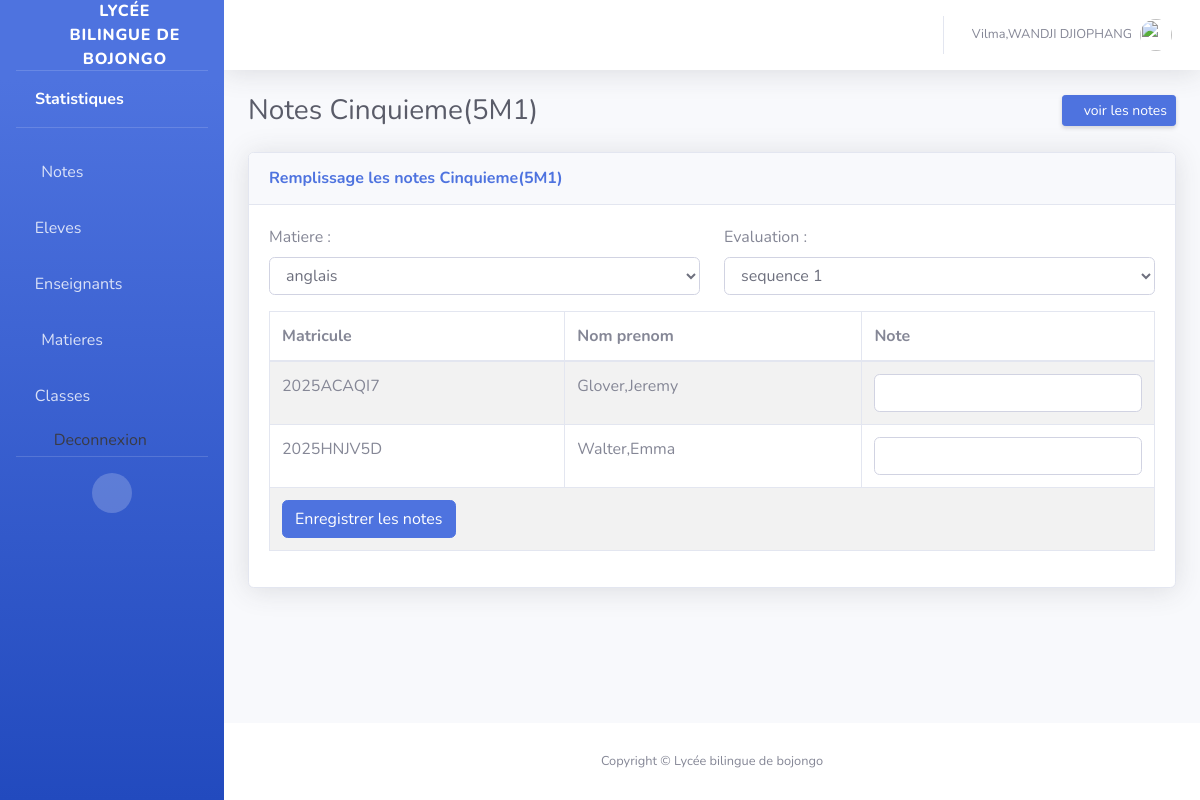
The page /dashboard/notes/3/remplissage (signed in) on the database its author committed.
### auth_app/models.py (models this page shows, shortened)
class CustomUser(AbstractUser):
    ROLE_CHOICES = (
        ("eleve", "Élève"),
        ("enseignant", "Enseignant"),
        ("admin", "Administrateur"),
    )
    role = models.CharField(max_length=20, choices=ROLE_CHOICES, default='eleve')
    matricule = models.CharField(max_length=50, unique=True)
    def __str__(self):
        return f"{self.username}"

### admin_site/models.py (models this page shows, shortened)
class Classe(models.Model):
    libelle = models.CharField(max_length=255)
    code = models.CharField(max_length=255, unique=True)
    class Meta:
        unique_together = ('libelle', 'code')
    def __str__(self):
        return f'{self.libelle}({self.code})'

class Eleve(models.Model):
    user = models.OneToOneField(CustomUser, on_delete=models.CASCADE, related_name="eleve_profile")
    classe = models.ForeignKey(Classe, on_delete=models.CASCADE, related_name="eleves")
    date_naissance = models.DateField(blank=True, null=True)
    lieu_naissance = models.CharField(max_length=255, default='douala')
    nom_pere = models.CharField(max_length=255)
    nom_mere = models.CharField(max_length=255)
    email_parent = models.EmailField()
    phone_parent = models.CharField(max_length=200)
    password=models.CharField(max_length=200)
    sexe = models.CharField(max_length=50, choices=[
        ("Masculin", "Masculin"),
        ("Feminin", "Feminin"),
    ], default="Feminin")

### admin_site/views.py (the view, shortened to what this page needs)
# urls.py: path('notes/<int:classe_id>/remplissage', add_note, name='add_note'),
@login_required
def add_note(request, classe_id):
    classe = get_object_or_404(Classe, id=classe_id)
    eleves = Eleve.objects.filter(classe=classe_id)
    user=request.user
    enseignant = Enseignant.objects.filter(user=user.id).first()
    if user.role == 'enseignant' :
        matieres=Matiere.objects.filter(classe=classe_id).filter(enseignant=enseignant.id )
    else :
        matieres=Matiere.objects.filter(classe=classe_id)
    return render(request, "notes/ajouter_note.html", {
        "classe": classe,
        "eleves": eleves,
        "matieres":matieres,
    })

### admin_site/models.py (called while the page is built)
    def __str__(self):
        return self.nom

### admin_site/templates/notes/ajouter_note.html (shortened to what this page needs)
{% extends 'base.html' %}
{% block 'content' %}
<div class="d-sm-flex align-items-center justify-content-between mb-4">
    <h1 class="h3 mb-0 text-gray-800">Notes {{classe}}</h1>
    <button type="button" data-toggle="modal" data-target="#exampleModalCenter"
        class="d-none d-sm-inline-block btn btn-sm btn-primary shadow-sm"><i class="fas fa-eye fa-sm text-white-50"></i>
        voir les notes</button>
</div>
<div class="card shadow mb-4">
    <div class="card-header py-3">
        <h6 class="m-0 font-weight-bold text-primary">Remplissage les notes {{classe}}</h6>
    </div>
    <div class="card-body">
        <form method="post">
            <div class="table-responsive">
                <div class="row mb-3">
                    <div class="col-md-6">
                        <label for="matiere">Matiere : </label>
                        <select name="matiere" id="matiere" class="form-control">
                            {% for matiere in matieres %}
                            <option value="{{matiere.id}}">{{matiere}}</option>
                            {% endfor %}
                        </select>
                    </div>
                    <div class="col-md-6">
                        <label for="sequence">Evaluation : </label>
                        <select name="sequence" id="sequence" class="form-control">
                            <option value="1">sequence 1</option>
                        </select>
                    </div>
                </div>
                <table class="table table-striped table-bordered" width="100%" cellspacing="0">
                    <thead>
                        <tr>
                            <th>Matricule</th>
                            <th>Nom prenom</th>
                            <th>Note</th>
                        </tr>
                    </thead>
                    <tbody>
                        {% for eleve in eleves %}
                        <tr>
                            <td>{{eleve.user}}</td>
                            <td>{{ eleve.user.last_name }},{{ eleve.user.first_name }}</td>
                            <td>
                                <input type="number" step="0.01" min="0" max="20" name="note_{{ eleve.id }}"
                                    class="form-control">
                            </td>
                        </tr>
                        {% endfor %}
                        <tr>
                            <td colspan="3"><button type="submit" class="btn btn-primary">Enregistrer les notes</button>
                            </td>
                        </tr>
                    </tbody>
                </table>
        </form>
    </div>
</div>
</div>
    {% endblock %}

### admin_site/templates/includes/topbar.html (shortened to what this page needs)
{% load static %}
<div id="content">
    <nav class="navbar navbar-expand navbar-light bg-white topbar mb-4 static-top shadow">
        <ul class="navbar-nav ml-auto">
            <li class="nav-item dropdown no-arrow">
                <a class="nav-link dropdown-toggle" href="#" id="userDropdown" role="button" data-toggle="dropdown"
                    aria-haspopup="true" aria-expanded="false">
                    <span class="mr-2 d-none d-lg-inline text-gray-600 small">{{user.first_name}},{{user.last_name}}</span>
                    <img class="img-profile rounded-circle" src="{% static 'img/undraw_profile.svg' %}">
                </a>
            </li>
        </ul>
    </nav>

### rows shown on the page
Classe: libelle+code "Cinquieme(5M1)"
Eleve: user "2025ACAQI7", user.last_name "Glover", user.first_name "Jeremy"
Eleve: user "2025HNJV5D", user.last_name "Walter", user.first_name "Emma"

### other values the page prints
{{ user.first_name }} "Vilma"
{{ user.last_name }} "WANDJI DJIOPHANG"
form field matiere "anglais"
